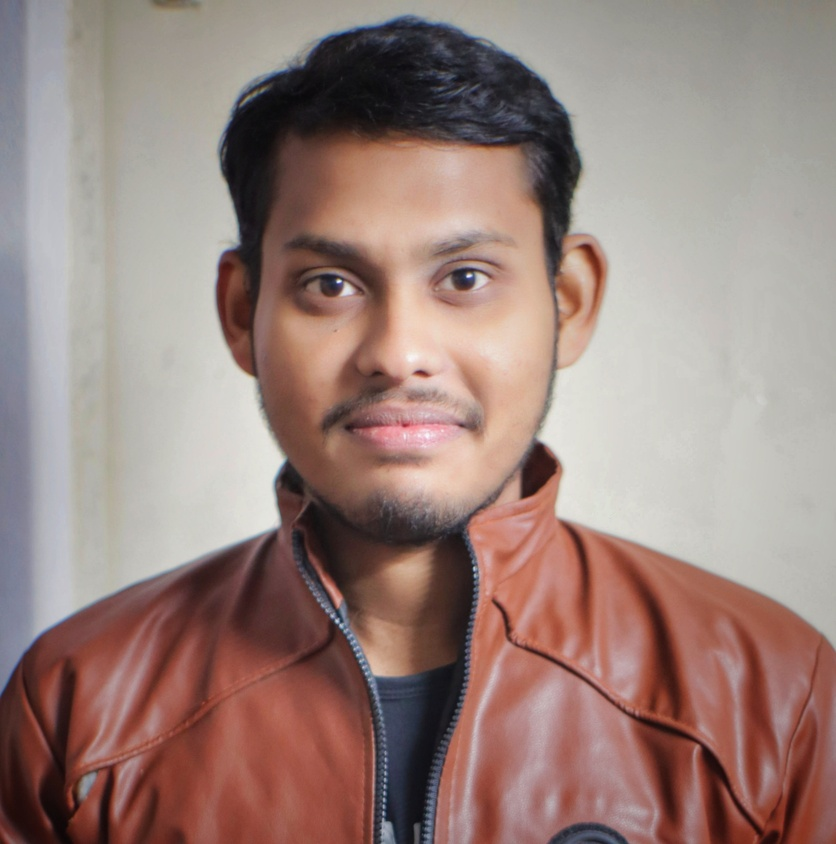
#> input picture images/sample.jpg, 836 x 844 px, shrunk from 2640 x 2664 before the run, found by its file name
$ jupyter execute OpenCV_NumPy-Ops.ipynb
#> lines starting #> are read from the running program, lines starting #| are printed output that depends on the picture
[cell 1]
#NumPy for Image Matrix Operations
#=================================

#Import Libraries
import cv2
import numpy as np
import matplotlib.pyplot as plt

[cell 2]
#Read Image
img=cv2.imread('images/sample.jpg')
#> img is the input picture: shape (844, 836, 3); mean B, G, R 124, 130.2, 153.7

[cell 3]
#Convert BGR -> RGB for display
img_rgb=cv2.cvtColor(img, cv2.COLOR_BGR2RGB)

plt.imshow(img_rgb)
plt.title("Original Image")
plt.axis("off")
plt.show()

[cell 4]
#Convert to Grayscale
gray = cv2.cvtColor(img, cv2.COLOR_BGR2GRAY)
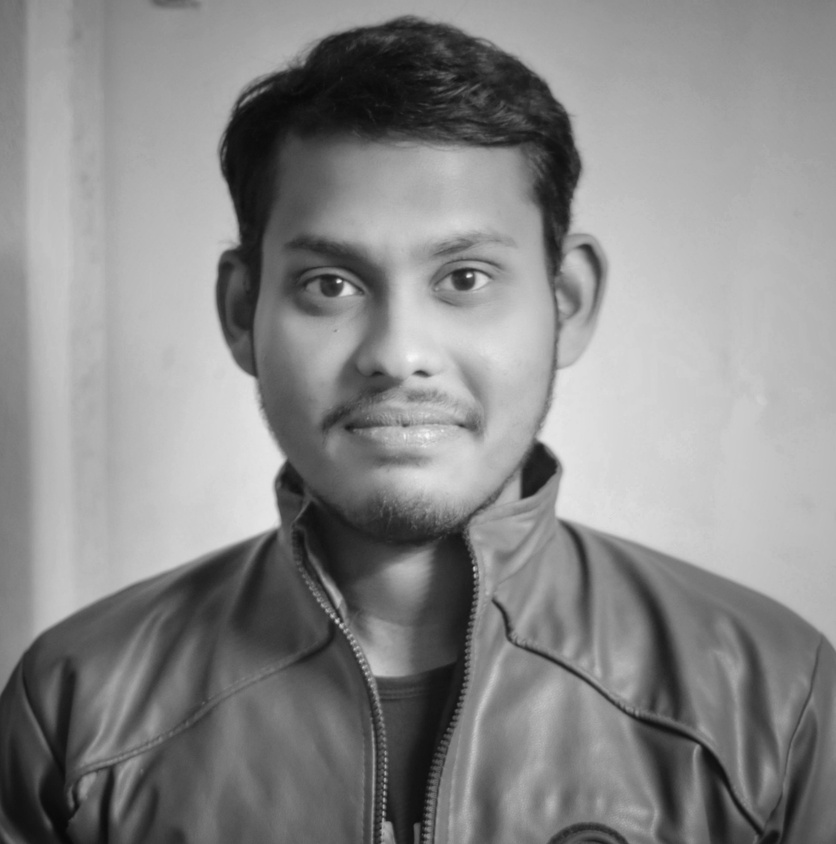
#> gray: shape (844, 836); min 8, max 249, mean 136.5
cv2.imwrite('results/gray.jpg', gray)

plt.imshow(gray, cmap='gray')
plt.title("Grayscale Image")
plt.axis("off")
plt.show()

[cell 5]
#Bightness Increase
#Using NumPy array addition and clippling to keep values 0-255
bright = np.clip(gray + 20, 0, 255).astype(np.uint8)
cv2.imwrite('results/brightened.jpg', bright)

plt.imshow(bright, cmap='gray')
plt.title("Brightened Image (+20)")
plt.axis("off")
plt.show()

[cell 6]
#Brightness Increase - Method 2 (OpenCV convertScaleAbs)
bright_cv = cv2.convertScaleAbs(gray, alpha=1, beta=50)
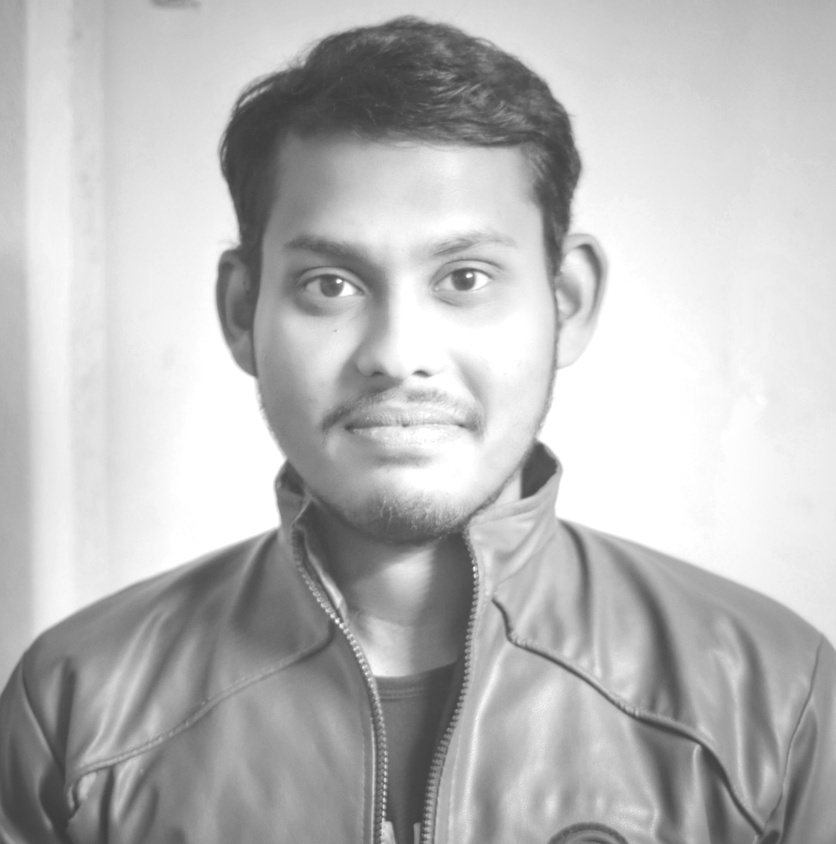
#> bright_cv: shape (844, 836); min 58, max 255, mean 185.9
cv2.imwrite('results/brightened_cv.jpg', bright_cv)

plt.imshow(bright_cv, cmap='gray')
plt.title("Brightened Image (cv2.convertScaleAbs)")
plt.axis("off")
plt.show()

[cell 7]
#Invert Image
inverted = 255-gray
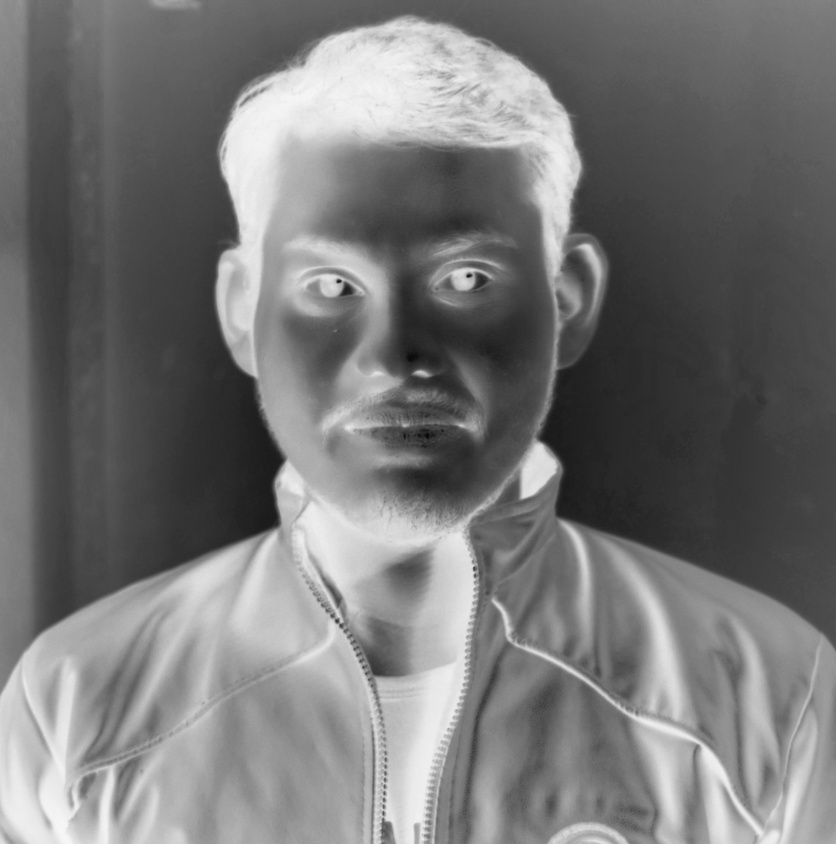
#> inverted: shape (844, 836); min 6, max 247, mean 118.5
cv2.imwrite('results/inverted.jpg', inverted)

plt.imshow(inverted, cmap='gray')
plt.title("Inverted Image")
plt.axis("off")
plt.show()
